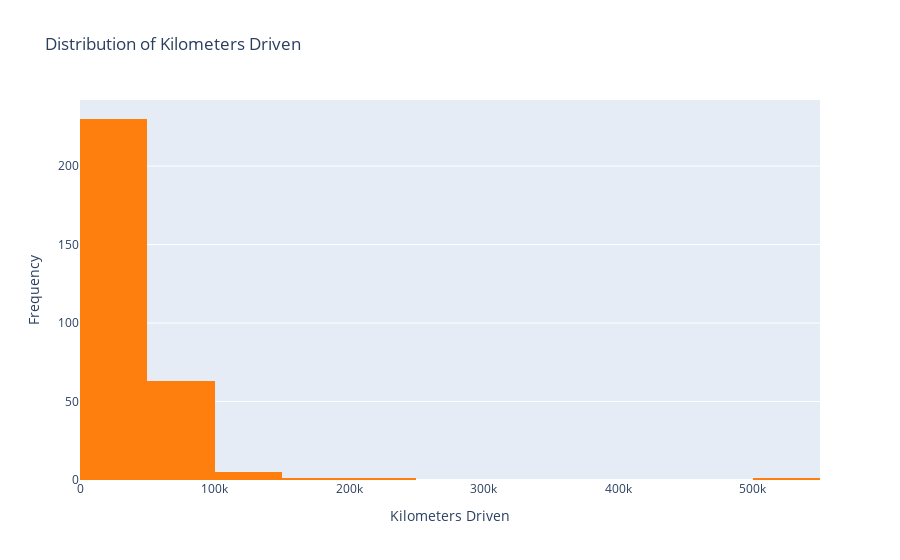

The code cell stored with this chart in its notebook:
### Code cell
# Histogram for Kms_Driven
fig_kms_driven = px.histogram(Data, x='Kms_Driven', nbins=20, title='Distribution of Kilometers Driven',
                               labels={'Kms_Driven': 'Kilometers Driven', 'count': 'Frequency'},
                               color_discrete_sequence=['#ff7f0e'])
fig_kms_driven.update_layout(xaxis_title='Kilometers Driven', yaxis_title='Frequency')

# Show the histogram
fig_kms_driven.show()

# Summary Statistics for Kms_Driven
kms_mean = Data['Kms_Driven'].mean()
kms_median = Data['Kms_Driven'].median()
kms_std = Data['Kms_Driven'].std()

print(f"Mean Kilometers Driven: {kms_mean}")
print(f"Median Kilometers Driven: {kms_median}")
print(f"Standard Deviation of Kilometers Driven: {kms_std}")

### Figure 1 — Plotly figure (JSON) as saved in the notebook; plotly's stock layout.template omitted (floating-point values rounded to 4 significant figures; data arrays with more than 128 entries replaced by an {"elided": "..."} marker saying what was removed)
{"data": [{"alignmentgroup": "True", "bingroup": "x", "hovertemplate": "Kilometers Driven=%{x}<br>count=%{y}<extra></extra>", "legendgroup": "", "marker": {"color": "#ff7f0e", "pattern": {"shape": ""}}, "name": "", "nbinsx": 20, "offsetgroup": "", "orientation": "v", "showlegend": false, "type": "histogram", "x": {"elided": "301 int values"}, "xaxis": "x", "yaxis": "y"}], "layout": {"barmode": "relative", "legend": {"tracegroupgap": 0}, "title": {"text": "Distribution of Kilometers Driven"}, "xaxis": {"anchor": "y", "domain": [0, 1], "title": {"text": "Kilometers Driven"}}, "yaxis": {"anchor": "x", "domain": [0, 1], "title": {"text": "Frequency"}}}}
